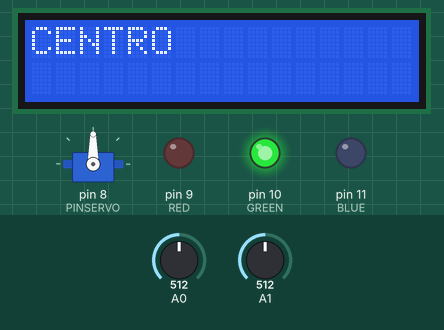
A sketch run on a simulated Arduino Uno, built with avr-gcc and run on an emulated ATmega328P. Parts: 16×2 character LCD, servo, output pins drawn as LEDs (lit = HIGH). The test bench sets the inputs (shaded band); at power-on: A0 = 512, A1 = 512.

Above: at 1.2 s.
1.3 s: A0 set to 545
At 2.8 s:
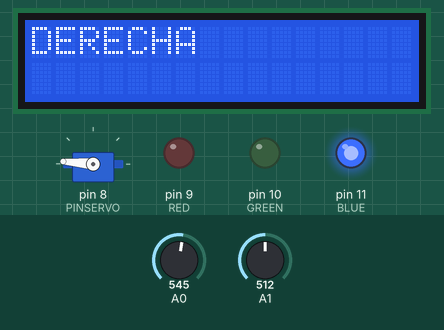
3.1 s: A0 set to 480
At 3.9 s:
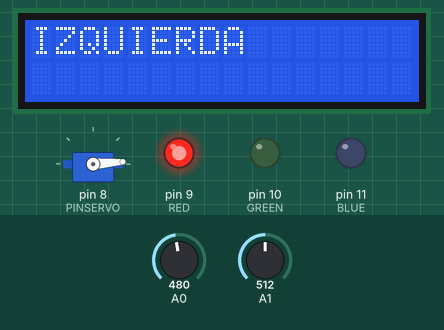
4.8 s: A0 set to 306
At 6.5 s:
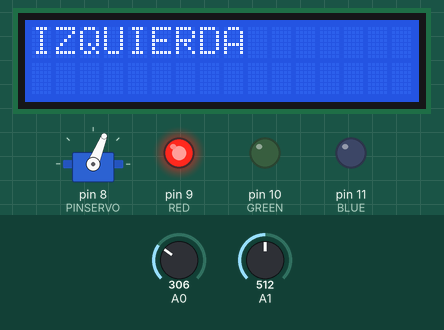
7.8 s: A0 set to 122
At 9.2 s:
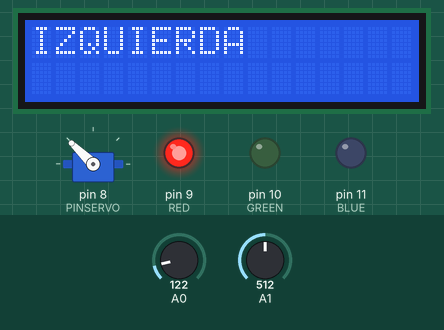
9.5 s: A0 set to 0
At 10.8 s:
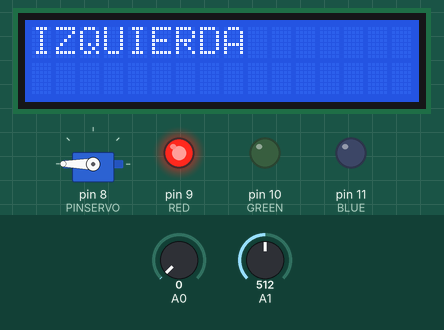
11.3 s: A0 set to 479
At 12.2 s:
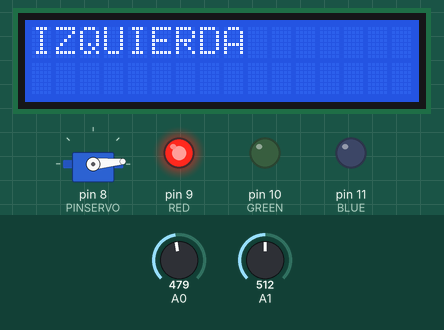
13.1 s: A0 set to 505
Timing chart, 0 to 16.0 s (numbered marks = the images above; inputs shaded):
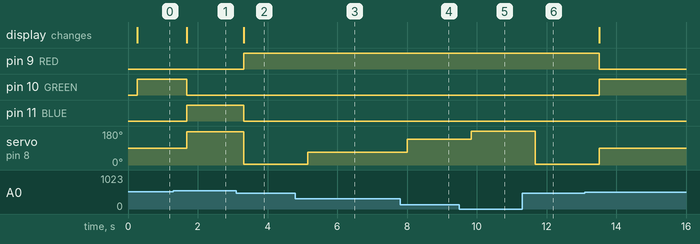

Measured:
- the behaviour switches between 529 and 530 on A0 (found by bisection; images 0 and 1)
- after the input at 1.3 s, pin 10 (GREEN): HIGH → LOW after 0.39 s; pin 11 (BLUE): LOW → HIGH after 0.39 s; servo on pin 8 (PINSERVO): 90° → 175° after 0.39 s; the display: changes after 0.39 s (image 1)
- after the input at 3.1 s, pin 9 (RED): LOW → HIGH after 0.22 s; pin 11 (BLUE): HIGH → LOW after 0.22 s; servo on pin 8 (PINSERVO): 175° → 4° after 0.22 s; the display: changes after 0.22 s (image 2)
- after the input at 4.8 s, servo on pin 8 (PINSERVO): 4° → 68° after 0.35 s
- after the input at 7.8 s, servo on pin 8 (PINSERVO): 68° → 136° after 0.21 s
- after the input at 9.5 s, servo on pin 8 (PINSERVO): 136° → 180° after 0.34 s
- after the input at 11.3 s, servo on pin 8 (PINSERVO): 180° → 5° after 0.37 s
- after the input at 13.1 s, pin 9 (RED): HIGH → LOW after 0.41 s; pin 10 (GREEN): LOW → HIGH after 0.41 s; servo on pin 8 (PINSERVO): 5° → 90° after 0.41 s

The sketch:

MovimientoServoLCD.ino
```cpp
#include <LiquidCrystal.h>
#include <Servo.h>

LiquidCrystal lcd(7, 6, 5, 4, 3, 2);
Servo servo1;

int RED = 9;
int GREEN = 10;
int BLUE = 11;

int X;
int Y;
int MIN = 550;
int MAX = 2500;
int PINSERVO = 8;
int ANGULO;

void setup() {
  lcd.begin(16, 2);
  servo1.attach(PINSERVO, MIN, MAX);
  servo1.write(90);
  pinMode(RED, OUTPUT);
  pinMode(GREEN, OUTPUT);
  pinMode(BLUE, OUTPUT);
  Serial.begin(9600);
  lcd.setCursor(0,0);
  lcd.print("HOLA MUNDO");
}

void loop() {

  X = analogRead(A0);
  Y = analogRead(A1);

  delay(200);

  lcd.clear();
  if(X >= 0 && X <= 490){

    lcd.print("IZQUIERDA");
    ANGULO = map(X, 0, 490, 180, 0);
    servo1.write(ANGULO);
    digitalWrite(RED, HIGH);
    digitalWrite(GREEN, LOW);
    digitalWrite(BLUE, LOW);

  } else if(X >= 530 && X <= 1023) {

    lcd.print("DERECHA");
    ANGULO = map(X, 530, 1023, 180, 0);
    servo1.write(ANGULO);
    digitalWrite(BLUE, HIGH);
    digitalWrite(GREEN, LOW);
    digitalWrite(RED, LOW);

  } else {

    servo1.write(90);
    lcd.print("CENTRO");
    digitalWrite(GREEN, HIGH);
    digitalWrite(RED, LOW);
    digitalWrite(BLUE, LOW);

  }
}
```
